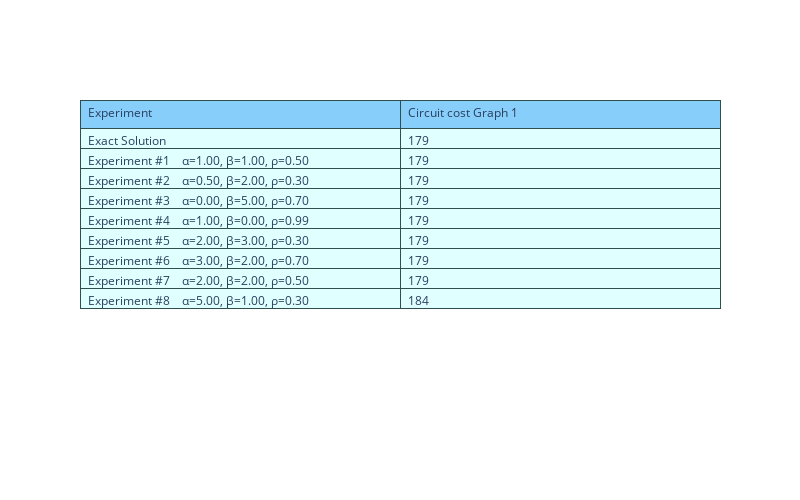

Source (notebook cell):
### Markdown cell above
# Graph G1

### Code cell
fig = go.Figure(data=[go.Table(
    header=dict(values=['Experiment','Circuit cost Graph 1'],
                line_color='darkslategray',
                fill_color='lightskyblue',
                align='left'),
    cells=dict(values=np.array([[row[0],row[1]] for row in results['values']]).T,
               line_color='darkslategray',
               fill_color='lightcyan',
               align='left'))
])

fig.update_layout(width=800, height=500)
fig.show()

### Figure 1 — Plotly figure (JSON) as saved in the notebook; plotly's stock layout.template omitted (floating-point values rounded to 4 significant figures)
{"data": [{"cells": {"align": "left", "fill": {"color": "lightcyan"}, "line": {"color": "darkslategray"}, "values": [["Exact Solution", "Experiment #1 \n  α=1.00, β=1.00, ρ=0.50", "Experiment #2 \n  α=0.50, β=2.00, ρ=0.30", "Experiment #3 \n  α=0.00, β=5.00, ρ=0.70", "Experiment #4 \n  α=1.00, β=0.00, ρ=0.99", "Experiment #5 \n  α=2.00, β=3.00, ρ=0.30", "Experiment #6 \n  α=3.00, β=2.00, ρ=0.70", "Experiment #7 \n  α=2.00, β=2.00, ρ=0.50", "Experiment #8 \n  α=5.00, β=1.00, ρ=0.30"], ["179", "179", "179", "179", "179", "179", "179", "179", "184"]]}, "header": {"align": "left", "fill": {"color": "lightskyblue"}, "line": {"color": "darkslategray"}, "values": ["Experiment", "Circuit cost Graph 1"]}, "type": "table"}], "layout": {"height": 500, "width": 800}}
